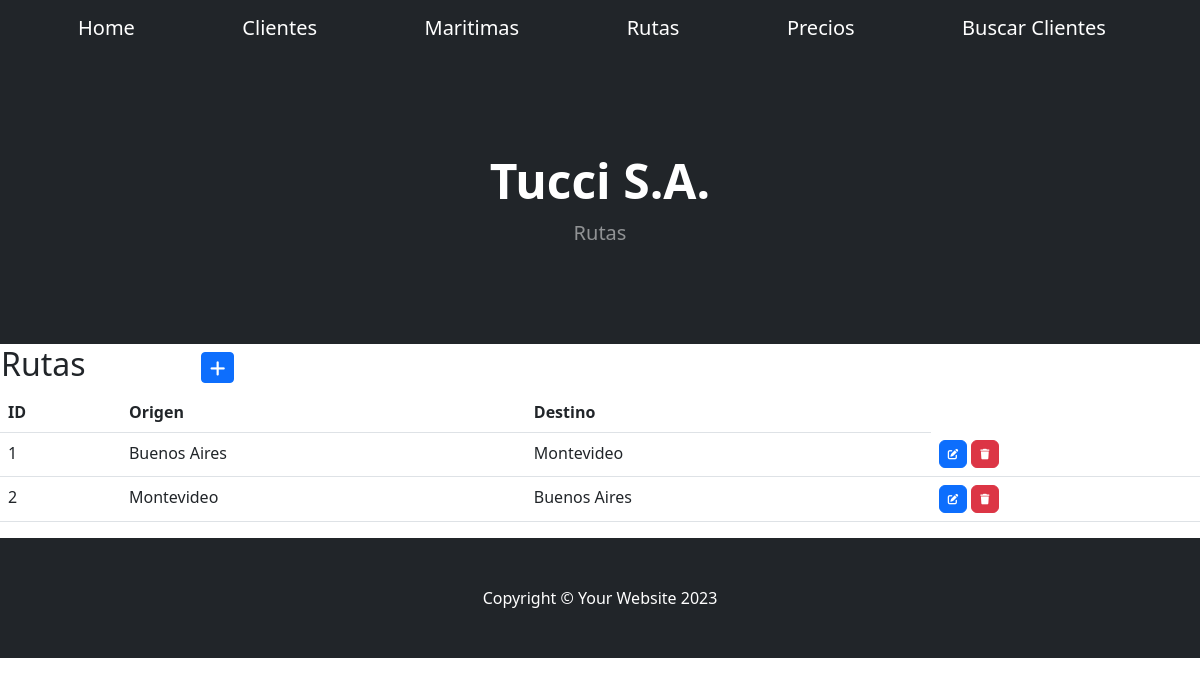
The page /aplicacion/rutas/ on the database its author committed.
### aplicacion/models.py (models this page shows, shortened)
class Rutas(models.Model):
    origen = models.CharField(max_length=50)
    destino = models.CharField(max_length=50)
    class Meta:
        verbose_name = "Ruta"
        verbose_name_plural = "Rutas"

### aplicacion/views.py (the view)
# urls.py: path('rutas/', RutasList.as_view(), name="rutas"),
class RutasList(ListView):
    model = Rutas

### aplicacion/templates/aplicacion/rutas_list.html (shortened to what this page needs)
{% extends 'aplicacion/home.html' %}
{% block titulo %}
<h1 class="display-5 fw-bolder text-white mb-2">Tucci S.A.</h1>
<p class="lead text-white-50 mb-4">Rutas</p>
{% endblock titulo %}
{% block contenido %}
<table>
    <tr>
        <td width="200"><h2>Rutas</h2></td>
        <td>
            <a
            href="{% url 'ruta_create' %}"
            class="btn btn-primary btn-sm"
            >
            </a>
        </td>
    </tr>
</table>
    <table class="table table-stripped">
        <thead>
            <tr>
                <th>ID</th>
                <th>Origen</th>
                <th>Destino</th>
            </tr>
        </thead>
        <tbody>
    {% for r in rutas_list %}
            <tr>
                <td>{{ r.id }}</td>
                <td>{{ r.origen }}</td>
                <td>{{ r.destino }}</td>
                <td>
                    <a
                      href="{% url 'ruta_update' r.id %}"
                      class="btn btn-primary"
                      style="--bs-btn-padding-y: .25rem; --bs-btn-padding-x: .5rem; --bs-btn-font-size: .75rem;"
                      >
                    </a>
                    <a
                      href="{% url 'ruta_delete' r.id %}"
                      class="btn btn-danger"
                      style="--bs-btn-padding-y: .25rem; --bs-btn-padding-x: .5rem; --bs-btn-font-size: .75rem;"
                      >
                    </a>
                  </td>
            </tr>
    {% endfor %}
        </tbody>
    </table>
{% endblock contenido %}

### rows shown on the page
Rutas: id "1", origen "Buenos Aires", destino "Montevideo"
Rutas: id "2", origen "Montevideo", destino "Buenos Aires"
